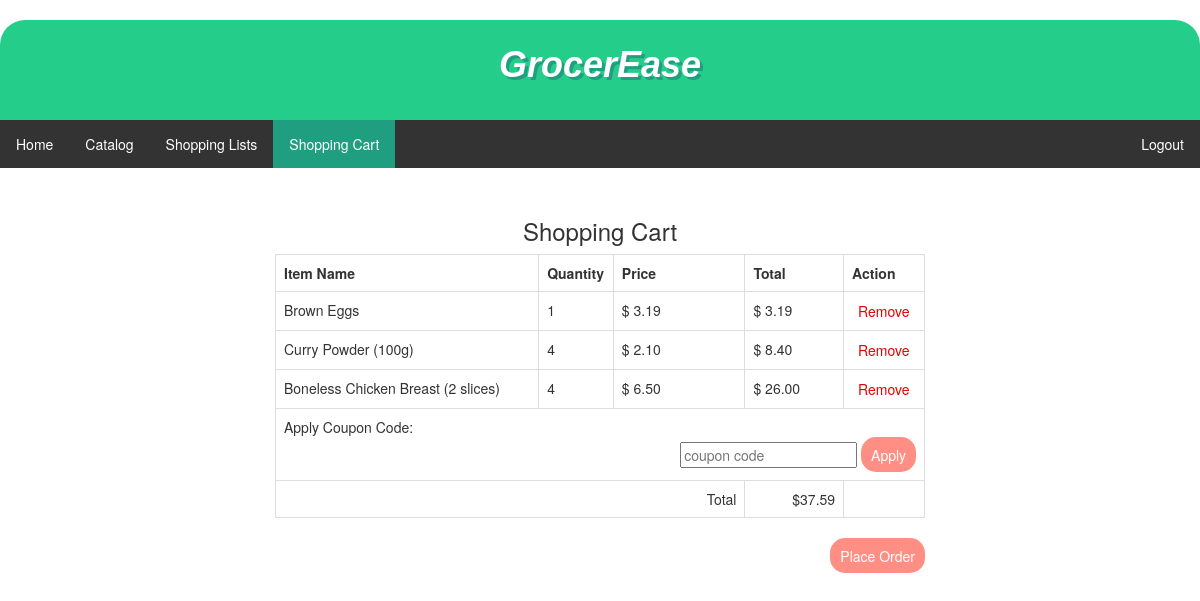
Page /shoppingCart.php (signed in) on the committed database.
### tables this page shows
CREATE TABLE `is_put_in` (
  `item_id` varchar(20) NOT NULL,
  `user_id` varchar(20) NOT NULL,
  `cart_id` varchar(20) NOT NULL,
  `quantity_of_item` int(11) NOT NULL
);

CREATE TABLE `item` (
  `item_id` varchar(20) NOT NULL,
  `name` varchar(60) NOT NULL,
  `description` varchar(200) DEFAULT NULL,
  `stock` int(11) NOT NULL,
  `price` decimal(10,2) NOT NULL,
  `is_on_sale` tinyint(1) NOT NULL,
  `store_id` varchar(20) NOT NULL,
  `percent_off` int(11) DEFAULT NULL,
  `sale_price` decimal(10,2) DEFAULT NULL,
  `image` blob DEFAULT NULL
);

CREATE TABLE `shopping_cart` (
  `cart_id` varchar(20) NOT NULL,
  `total_price` decimal(10,2) DEFAULT NULL,
  `discounted_price` decimal(10,2) DEFAULT NULL,
  `user_id` varchar(20) NOT NULL,
  `company_id` varchar(20) DEFAULT NULL,
  `active` tinyint(1) NOT NULL
);

### shoppingCart.php (the view, shortened to what this page needs)
<?php
include_once "./includes/dbh.inc.php";
$userId = $_SESSION["userId"];
$cartId = "";
$cartQuery = "SELECT cart_id FROM shopping_cart WHERE active=1 AND user_id=\"$userId\"";
$cartResult = mysqli_query($conn, $cartQuery);
if(mysqli_num_rows($cartResult) > 0) {
  $row = mysqli_fetch_array($cartResult);
  $cartId = $row["cart_id"];
}
?>
<!DOCTYPE html>
<html>
<head>
  <link rel="stylesheet" href="https://maxcdn.bootstrapcdn.com/bootstrap/3.3.6/css/bootstrap.min.css" />
  <link rel="stylesheet" href="style.css">
 </head>
<body>
  <div style="background-color: #25cd8a; height: 100px; text-align: center; text-shadow: 3px 3px #209f80; pointer-events: none; user-select: none;-moz-user-select: -moz-none; -khtml-user-select: none; -webkit-user-select: none; border-radius: 25px 25px 0 0;">
    <h1 style="transform: translateY(25px); color: white;">GrocerEase</h1>
  </div><ul>
  <li><a href="index.php">Home</a></li>
  <li><a href="produce.php">Catalog</a></li>
  <li><a href="shoppinglist.php">Shopping Lists</a></li>
  <li><a class="active" href="shoppingCart.php">Shopping Cart</a></li>
  <li2><a href="logout.php">Logout</a></li2>
</ul>
<div class="container wrapper">
<h3>Shopping Cart</h3>
<div class="table-responsive" style="width: 650px;">
  <table class="table table-bordered">
    <tr>
      <th width="40%">Item Name</th>
      <th width="10%">Quantity</th>
      <th width="20%">Price</th>
      <th width="15%">Total</th>
      <th width="5%">Action</th>
    </tr>
    <?php
      $total = 0;
      $sql = "SELECT S.item_id, S.name, S.price, S.is_on_sale, S.sale_price, I.quantity_of_item FROM item S INNER JOIN is_put_in I ON I.item_id=S.item_id AND I.user_id=\"$userId\" AND I.cart_id=$cartId";
      $result = mysqli_query($conn, $sql);
      if(mysqli_num_rows($result) > 0) {
        while($row = mysqli_fetch_array($result)){
    ?>
        <tr>
          <td><?php echo $row["name"]; ?></td>
          <td><?php echo $row["quantity_of_item"]; ?></td>
          <td>$
            <?php
              if($row["is_on_sale"] == 1) {
                echo $row["sale_price"];
              }
              else {
                echo $row["price"];
              }
            ?>
          </td>
          <td>$
            <?php
              if($row["is_on_sale"] == 1) {
                echo number_format($row["sale_price"] * $row["quantity_of_item"], 2, '.', '');
              }
              else {
                echo number_format($row["price"] * $row["quantity_of_item"], 2, '.', '');
              }
            ?>
          </td>
          <td>
            <form action="includes/removefromcart.php" method="post">
              <input class="remove-item" type="submit" name="remove-item" value="Remove">
            </form>
          </td>
        </tr>
    <?php
        }
      }
      $sql="SELECT * FROM shopping_cart WHERE user_id=\"$userId\" AND cart_id=$cartId";
      $result = mysqli_query($conn, $sql);
      if(mysqli_num_rows($result) > 0) {
        $row = mysqli_fetch_array($result);
        $total = $row["total_price"];
      }
    ?>
    <tr>
      <td colspan="5" align="left">
        <?php
          $sql = "SELECT * FROM is_applied_to WHERE cart_id='$cartId' AND user_id='$userId'";
          $result = mysqli_query($conn, $sql);
          if(mysqli_num_rows($result) > 0) {
            $row = mysqli_fetch_assoc($result);
            echo "Coupon code ".$row["coupon_code"]." is already applied.";
          }
          else{
        ?>
        <div>Apply Coupon Code: </div>
        <form action="includes/applycoupon.inc.php" method="post" style="text-align: end;">
          <input type="text" placeholder="coupon code" name="coupon-code">
          <input type="submit" class="new-item-btn" name="apply-coupon" value="Apply">
        </form>
        <?php
          }
        ?>
      </td>
    </tr>
    <tr>
      <td colspan="3" align="right">Total</td>
      <td align="right">
        <?php
          $sql = "SELECT * FROM shopping_cart WHERE cart_id='$cartId' AND user_id='$userId'";
          $result = mysqli_query($conn, $sql);
          $row = mysqli_fetch_assoc($result);
          if($row["discounted_price"] != NULL) {
            echo(
              "<div style=\"text-decoration: line-through\">$".$row["total_price"]." </div>".
              "<div>$".$row["discounted_price"]."</div>"
            );
          }
          else {
            echo("\$$total");
          }
        ?>
      </td>
      <td></td>
    </tr>
  </table>
  <form action="includes/placeorder.inc.php" method="post" style="text-align: end;">
    <input type="submit" class="new-item-btn" name="generate-order" value="Place Order">
  </form>
</div>
</div>
</body>
</html>

### style.css (style rules this page uses)
h1 { font-family: sans-serif; font-style: italic; font-weight: 900; }

### shoppingCart.php (style rules this page uses)
ul { list-style-type: none; padding: 0; margin: 0; overflow: hidden; background-color: #333; }
li { float: left; }
li a { display: block; color: white; text-align: center; padding: 14px 16px; text-decoration: none; }
.active { background-color: #209f80;; }
li2 { float: right; }
li2 a { display: block; color: white; text-align: center; padding: 14px 16px; text-decoration: none; }
.remove-item { background: none; outline: none; border: none; color: #e60000; }
.new-item-btn { border: none; background: #ff8f85; outline: none !important; box-shadow: none; border-radius: 15px; color: white; transition: background-color ease-in-out 0.1s; height: 35px; padding: 0 10px 0 10px; }
.wrapper { display: flex; flex-direction: column; align-items: center; margin-top: 30px }

### rows in the picture
is_put_in: item.name "Brown Eggs", quantity_of_item "1", item.sale_price "3.19", $row['sale_price']*$row['quantity_of_item'] "3.19"
is_put_in: item.name "Curry Powder (100g)", quantity_of_item "4", item.price "2.10", $row["price"] * $row["quantity_of_item"] "8.40"
is_put_in: item.name "Boneless Chicken Breast (2 slices)", quantity_of_item "4", item.price "6.50", $row["price"] * $row["quantity_of_item"] "26.00"
shopping_cart: total_price "37.59"
